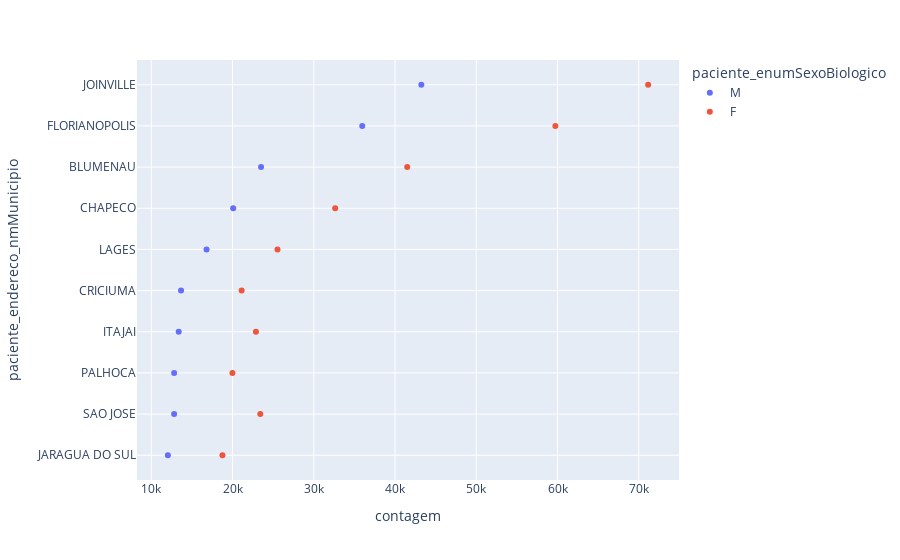

Source (notebook cell):
### Code cell
fig = px.scatter(df_, x="contagem", y="paciente_endereco_nmMunicipio", color="paciente_enumSexoBiologico")
fig.show()

### Figure 1 — Plotly figure (JSON) as saved in the notebook; plotly's stock layout.template omitted (floating-point values rounded to 4 significant figures)
{"data": [{"hovertemplate": "paciente_enumSexoBiologico=M<br>contagem=%{x}<br>paciente_endereco_nmMunicipio=%{y}<extra></extra>", "legendgroup": "M", "marker": {"color": "#636efa", "symbol": "circle"}, "mode": "markers", "name": "M", "orientation": "h", "showlegend": true, "type": "scatter", "x": [12036, 12809, 12811, 13371, 13661, 16799, 20078, 23509, 35965, 43235], "xaxis": "x", "y": ["JARAGUA DO SUL", "SAO JOSE", "PALHOCA", "ITAJAI", "CRICIUMA", "LAGES", "CHAPECO", "BLUMENAU", "FLORIANOPOLIS", "JOINVILLE"], "yaxis": "y"}, {"hovertemplate": "paciente_enumSexoBiologico=F<br>contagem=%{x}<br>paciente_endereco_nmMunicipio=%{y}<extra></extra>", "legendgroup": "F", "marker": {"color": "#EF553B", "symbol": "circle"}, "mode": "markers", "name": "F", "orientation": "h", "showlegend": true, "type": "scatter", "x": [18756, 19983, 21113, 22880, 23414, 25533, 32632, 41498, 59732, 71153], "xaxis": "x", "y": ["JARAGUA DO SUL", "PALHOCA", "CRICIUMA", "ITAJAI", "SAO JOSE", "LAGES", "CHAPECO", "BLUMENAU", "FLORIANOPOLIS", "JOINVILLE"], "yaxis": "y"}], "layout": {"autosize": true, "legend": {"title": {"text": "paciente_enumSexoBiologico"}, "tracegroupgap": 0}, "margin": {"t": 60}, "xaxis": {"anchor": "y", "autorange": true, "domain": [0, 1], "range": [8429.0, 74760.0], "title": {"text": "contagem"}, "type": "linear"}, "yaxis": {"anchor": "x", "autorange": true, "domain": [0, 1], "range": [-0.6381, 9.638], "title": {"text": "paciente_endereco_nmMunicipio"}, "type": "category"}}}
